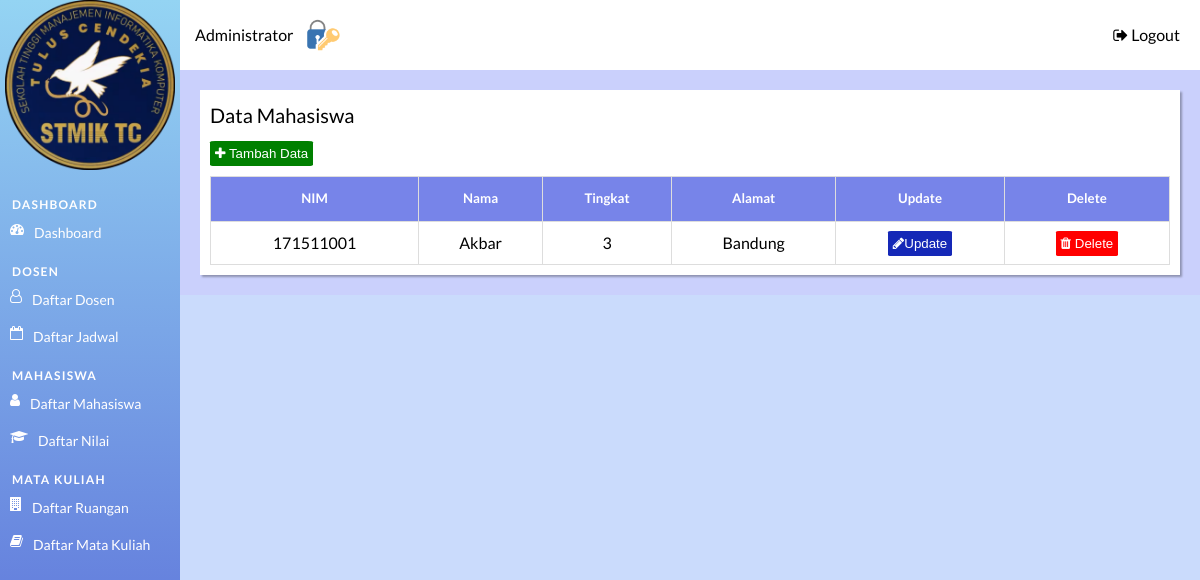
Page /admin/admin_home_page.php?page=mahasiswa (signed in) on the committed database.
### tables this page shows
CREATE TABLE `mahasiswa` (
  `NIM` char(9) NOT NULL,
  `Nama_Mhs` varchar(30) DEFAULT NULL,
  `Tingkat` char(1) NOT NULL,
  `Password` varchar(30) DEFAULT NULL,
  `Alamat` varchar(50) DEFAULT NULL
);

### admin/mahasiswa/index.php (the view, shortened to what this page needs)
<?php
include "../config/db_connection.php";
$query = "SELECT * FROM mahasiswa";
$result = mysqli_query($conn, $query);
?>
<div class="tabel-page">
    <div class="tabel-heading">
        Data Mahasiswa
    </div>
    <div class="button-container">
        <button class="button-input" id="myBtn" onclick="show_modal (0)">
            <i class="fa fa-plus" aria-hidden="true"></i> Tambah Data
        </button>
    </div>
    <table id="list-data" class="display">
        <thead>
            <tr>
                <th>
                    <h5>NIM</h5>
                </th>
                <th>
                    <h5>Nama</h5>
                </th>
                <th>
                    <h5>Tingkat</h5>
                </th>
                <th>
                    <h5>Alamat</h5>
                </th>
                <th>
                    <h5>Update</h5>
                </th>
                <th>
                    <h5>Delete</h5>
                </th>
            </tr>
        </thead>
        <?php
        if (mysqli_num_rows($result) > 0) {
            $i = 1;
            while ($row = mysqli_fetch_assoc($result)) {
        ?>
                <tr>
                    <td><?php echo $row["NIM"]; ?></td>
                    <td><?php echo $row["Nama_Mhs"]; ?></td>
                    <td><?php echo $row["Tingkat"]; ?></td>
                    <td><?php echo $row["Alamat"]; ?></td>
                    <td>
                        <button class="button-edit" id="buttonEdit<?= $i ?>" onclick="show_modal_edit(<?php echo $i ?>)">
                            <i class="fa fa-pencil" aria-hidden="true"></i>Update
                        </button>
                    </td>
                    <td>
                        <a href='javascript:hapusDataMhs ("<?php echo $row['NIM'] ?>")'>
                            <button class="button-delete">
                                <i class="fa fa-trash" aria-hidden="true"></i> Delete
                            </button>
                        </a>
                    </td>
                </tr>
        <?php
                $i++;
            }
        } else {
            echo "0 results";
        }
        ?>
    </table>
</div>

### assets/style/homepage.css (style rules this page uses)
* { padding: 0; margin: 0; box-sizing: border-box; }
a { text-decoration: none; }
body { font: 16px/1.5 "Lato", sans-serif; }

### assets/style/tabel.css (style rules this page uses)
.tabel-page { background-color: #ffff; box-shadow: 2px 2px 2px rgba(0, 0, 0, 0.3); padding: 10px; width: 100%; height: auto; }
#list-data { font: 16px/1.5 "Lato", sans-serif; border-collapse: collapse; width: 100%; }
#list-data td, #list-data th { border: 1px solid #ddd; padding: 8px; text-align: center; }
#list-data th { padding-top: 12px; padding-bottom: 12px; text-align: center; background-color: #7784e9; color: white; }
.tabel-heading { font-size: 20px; margin-bottom: 10px; }
.button-container { margin-bottom: 10px; }
.button-input { background-color: green; border-radius: 5%; padding: 5px; border: none; color: #ffffff; }
.button-delete { background-color: #ff0000; border-radius: 5%; padding: 5px; border: none; color: #ffffff; }
.button-edit { background-color: #1528b7; border-radius: 5%; padding: 5px; border: none; color: #ffffff; }

### rows in the picture
mahasiswa: NIM "171511001", Nama_Mhs "Akbar", Tingkat "3", Alamat "Bandung"
